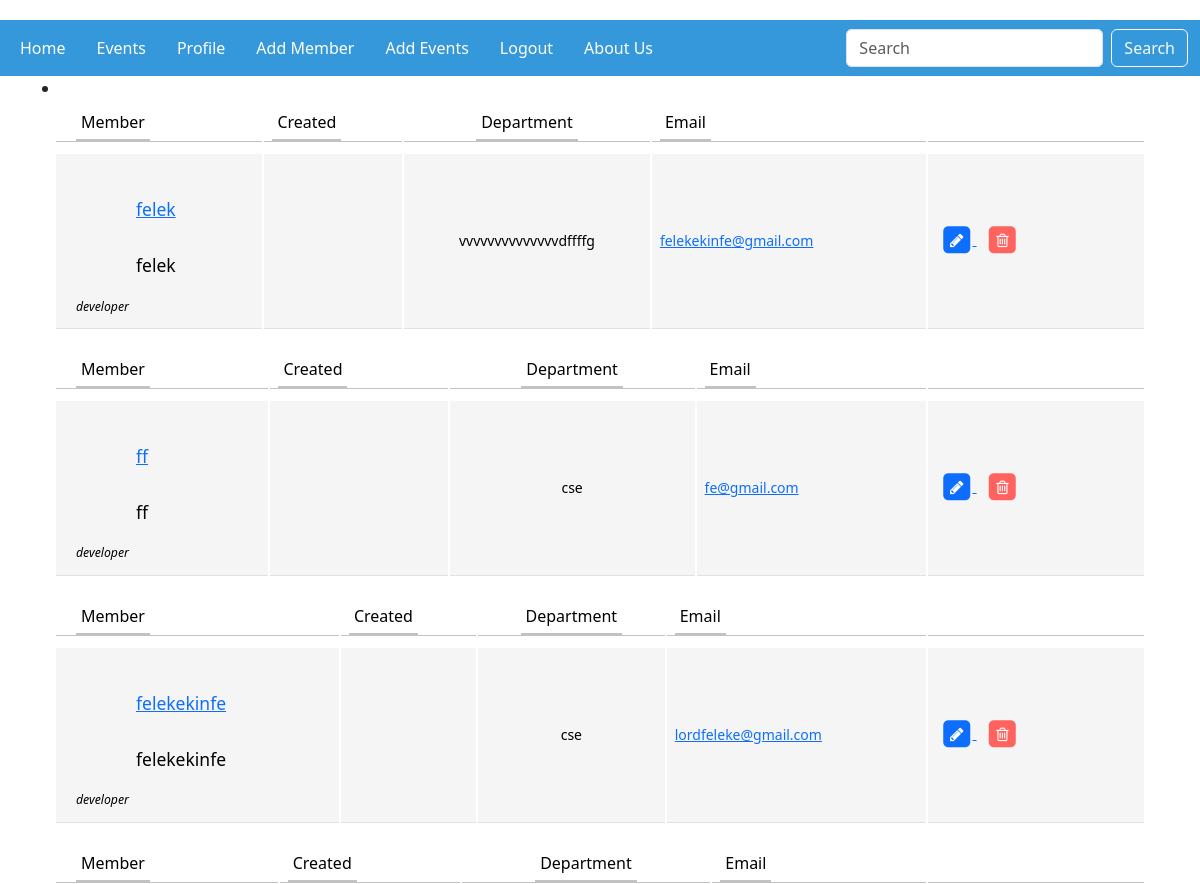
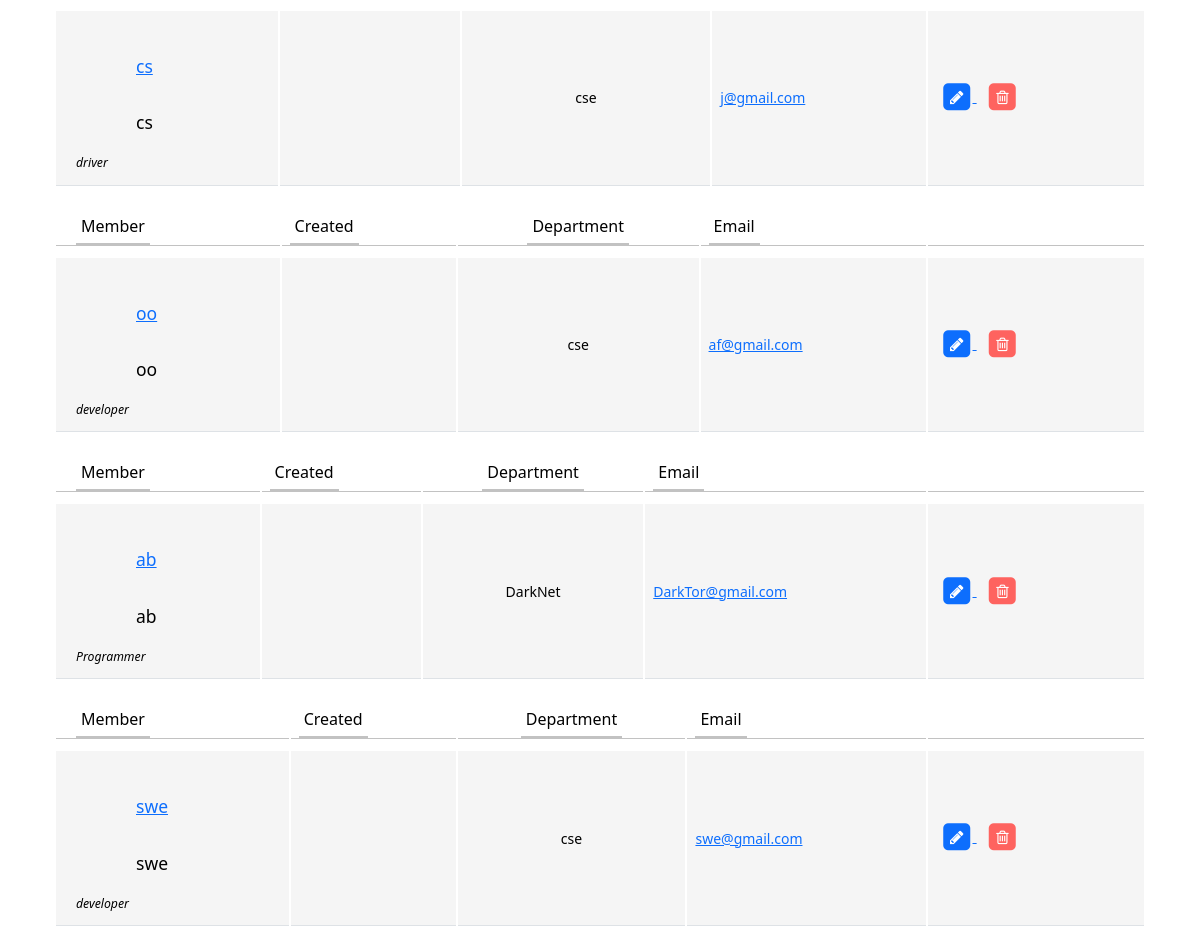
/ (signed in), run on the app's committed database (2 pictures, top to bottom).
### CSEC_App/models.py (models this page shows, shortened)
class Members(AbstractUser):
    email=models.EmailField(unique=True)
    department=models.CharField(max_length=100)
    Roll=models.CharField(max_length=200)
    profile_pic=models.ImageField(upload_to='profile_image')
    class Meta:
        verbose_name_plural='Members'

### CSEC_App/views.py (the view)
# urls.py: path('',HomeView.as_view(),name='homepage'),
class HomeView(ListView):
    model=Members
    template_name='members_dashboard.html'

### CSEC_App/templates/members_dashboard.html (shortened to what this page needs)
{% extends 'base.html' %}
{% block content %}
{% if user.is_authenticated %}
<li class="nav-item">
        </li>
   {% if object_list %}
   {% for member in object_list %}
   <link href="https://maxcdn.bootstrapcdn.com/font-awesome/4.3.0/css/font-awesome.min.css" rel="stylesheet">
<div class="container">
<div class="row">
	<div class="col-lg-12">
		<div class="main-box clearfix">
			<div class="table-responsive">
				<table class="table user-list">
					<thead>
						<tr>
							<th><span>Member</span></th>
							<th><span>Created</span></th>
							<th class="text-center"><span>Department</span></th>
							<th><span>Email</span></th>
							<th>&nbsp;</th>
						</tr>
					</thead>
					<tbody>
						<tr>
							<td>
								{% if user.is_staff %}
								<a href="{% url 'userprofile' member.id %}" class="user-link">{{member.username}}</a>
								{% endif %}
								<p class="user-link">{{member.username}}</p>
								<span class="user-subhead">{{member.Roll}}</span>
							</td>
							<td>
							</td>
							<td class="text-center">
								<span class="label label-default">{{member.department}}</span>
							</td>
							<td>
							<a href="#">{{member.email}}</a>
							</td>
							<td style="width: 20%;" >
								{% if user.is_staff %}
								<a href="{% url 'editmember' member.id%}" class="table-link">
									<span class="fa-stack">
										<i class="fa fa-square fa-stack-2x"></i>
										<i class="fa fa-pencil fa-stack-1x fa-inverse"></i>
									</span>
								</a>
								{% endif %}
								{% if user.is_staff %}
								<a href="{% url 'deletemember' member.id%}" class="table-link danger">
									<span class="fa-stack">
										<i class="fa fa-square fa-stack-2x"></i>
										<i class="fa fa-trash-o fa-stack-1x fa-inverse"></i>
									</span>
								</a>
								{% endif %}
					</tbody>
				</table>
			</div>
		</div>
	</div>
</div>
</div>
{% endfor %}
{% endif %}
{% endif %}
{% endblock content %}

### CSEC_App/templates/members_dashboard.html (style rules this page uses)
body { margin-top:20px; }
.user-list tbody td .user-link { display: block; font-size: 1.25em; padding-top: 30px; margin-left: 60px; }
.user-list tbody td .user-subhead { font-size: 0.875em; font-style: italic; }
.table { border-collapse: separate; }
.table thead > tr > th { border-bottom: 1px solid #C2C2C2; padding-bottom: 0; }
.table tbody > tr > td { font-size: 0.875em; background: #f5f5f5; border-top: 10px solid #fff; vertical-align: middle; padding: 12px 8px; }
.table tbody > tr > td:first-child, .table thead > tr > th:first-child { padding-left: 20px; }
.table thead > tr > th span { border-bottom: 2px solid #C2C2C2; display: inline-block; padding: 0 5px; padding-bottom: 5px; font-weight: normal; }
.table a.table-link { margin: 0 5px; font-size: 1.125em; }
.table a.table-link.danger { color: #fe635f; }

### data on the page
Members: username "felek", Roll "developer", department "vvvvvvvvvvvvvvdffffg", email "felekekinfe@gmail.com"
Members: username "ff", Roll "developer", department "cse", email "fe@gmail.com"
Members: username "felekekinfe", Roll "developer", department "cse", email "lordfeleke@gmail.com"
Members: username "cs", Roll "driver", department "cse", email "j@gmail.com"
Members: username "oo", Roll "developer", department "cse", email "af@gmail.com"
Members: username "ab", Roll "Programmer", department "DarkNet", email "DarkTor@gmail.com", is_staff True (drawn)
Members: username "swe", Roll "developer", department "cse", email "swe@gmail.com"
